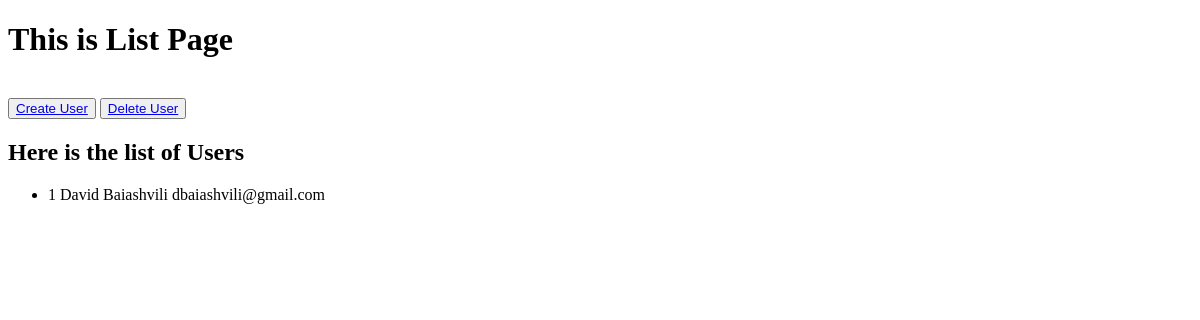
The page /list/ on the database as committed earlier.
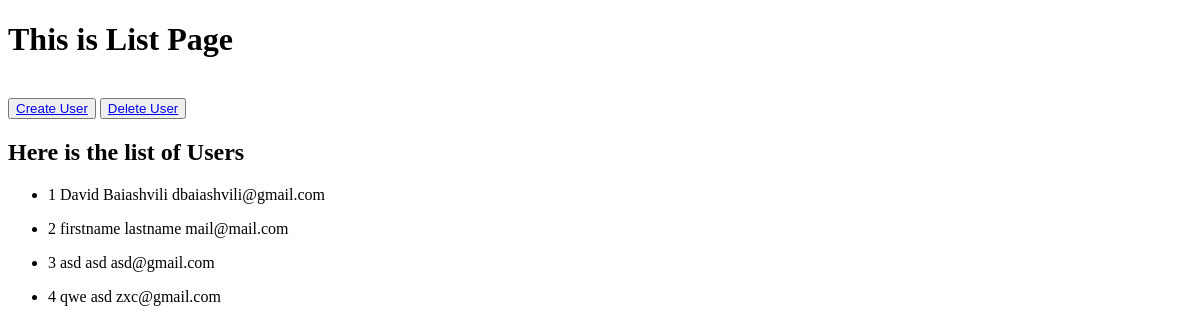
The same page on the database as committed later.
### manage_users/models.py (models this page shows)
class Users(models.Model):
    f_name = models.CharField(max_length=20, null=False)
    l_name = models.CharField(max_length=20, null=False)
    mail = models.EmailField(max_length=30)

### manage_users/views.py (the view)
# urls.py: path('list/', views.List_Users, name='List_Users'),
def List_Users(request):
    all_users = Users.objects.all().values()
    context = {'all_users':all_users}
    return render(request, 'list_users.html', context=context)

### manage_users/templates/list_users.html (shortened to what this page needs)
<!DOCTYPE html>
<html lang="en">
<head>
</head>
<body>
    <h1> This is List Page</h1>
    <br>
    <button><a href="{% url 'Create_User' %}">Create User</a></button>
    <button><a href="{% url 'Delete_User' %}">Delete User</a></button>
    <h2> Here is the list of Users</h2>
    {% for user in all_users%}
    <ul>
        <li>{{user.id}} {{user.f_name}} {{user.l_name}} {{user.mail}}</li>
    </ul>
    {% endfor %}
</body>
</html>

Rows that differ between the two databases and show on the page:
added Users: id "2", f_name "firstname", l_name "lastname", mail "mail@mail.com"
added Users: id "3", f_name "asd", l_name "asd", mail "asd@gmail.com"
added Users: id "4", f_name "qwe", l_name "asd", mail "zxc@gmail.com"
